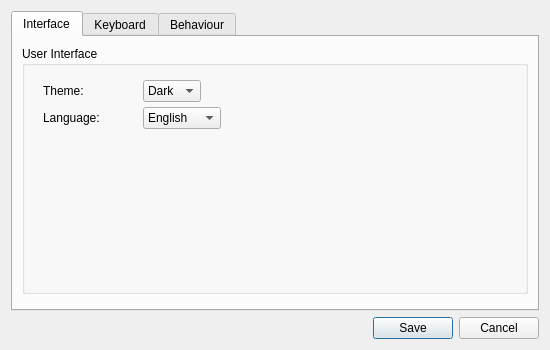
<?xml version="1.0" encoding="UTF-8"?>
<ui version="4.0">
 <class>Dialog</class>
 <widget class="QDialog" name="Dialog">
  <property name="geometry">
   <rect>
    <x>0</x>
    <y>0</y>
    <width>550</width>
    <height>350</height>
   </rect>
  </property>
  <property name="minimumSize">
   <size>
    <width>550</width>
    <height>350</height>
   </size>
  </property>
  <property name="maximumSize">
   <size>
    <width>550</width>
    <height>350</height>
   </size>
  </property>
  <property name="windowTitle">
   <string>Preferences</string>
  </property>
  <property name="windowIcon">
   <iconset resource="resources/icons.qrc">
    <normaloff>:/Dark/MiFaceStudioFavicon.png</normaloff>:/Dark/MiFaceStudioFavicon.png</iconset>
  </property>
  <layout class="QGridLayout" name="gridLayout_3">
   <item row="1" column="1">
    <widget class="QDialogButtonBox" name="buttonBox">
     <property name="orientation">
      <enum>Qt::Horizontal</enum>
     </property>
     <property name="standardButtons">
      <set>QDialogButtonBox::Cancel|QDialogButtonBox::Save</set>
     </property>
    </widget>
   </item>
   <item row="0" column="1">
    <widget class="QTabWidget" name="tabWidget">
     <property name="currentIndex">
      <number>0</number>
     </property>
     <property name="elideMode">
      <enum>Qt::ElideNone</enum>
     </property>
     <property name="usesScrollButtons">
      <bool>false</bool>
     </property>
     <property name="tabBarAutoHide">
      <bool>false</bool>
     </property>
     <widget class="QWidget" name="Interface">
      <attribute name="title">
       <string>Interface</string>
      </attribute>
      <layout class="QGridLayout" name="gridLayout">
       <item row="1" column="1">
        <widget class="QFrame" name="frame_2">
         <property name="frameShape">
          <enum>QFrame::StyledPanel</enum>
         </property>
         <property name="frameShadow">
          <enum>QFrame::Raised</enum>
         </property>
        </widget>
       </item>
       <item row="0" column="1">
        <widget class="QGroupBox" name="groupBox">
         <property name="title">
          <string>User Interface</string>
         </property>
         <layout class="QGridLayout" name="gridLayout_2">
          <property name="topMargin">
           <number>5</number>
          </property>
          <property name="rightMargin">
           <number>5</number>
          </property>
          <property name="bottomMargin">
           <number>5</number>
          </property>
          <property name="horizontalSpacing">
           <number>0</number>
          </property>
          <property name="verticalSpacing">
           <number>5</number>
          </property>
          <item row="0" column="1">
           <widget class="QFrame" name="Property">
            <property name="sizePolicy">
             <sizepolicy hsizetype="Minimum" vsizetype="Preferred">
              <horstretch>0</horstretch>
              <verstretch>0</verstretch>
             </sizepolicy>
            </property>
            <property name="frameShape">
             <enum>QFrame::NoFrame</enum>
            </property>
            <property name="frameShadow">
             <enum>QFrame::Raised</enum>
            </property>
            <layout class="QVBoxLayout" name="verticalLayout_3">
             <property name="spacing">
              <number>5</number>
             </property>
             <property name="sizeConstraint">
              <enum>QLayout::SetDefaultConstraint</enum>
             </property>
             <item>
              <widget class="QComboBox" name="themeComboBox">
               <property name="sizePolicy">
                <sizepolicy hsizetype="Maximum" vsizetype="Fixed">
                 <horstretch>0</horstretch>
                 <verstretch>0</verstretch>
                </sizepolicy>
               </property>
               <item>
                <property name="text">
                 <string>Dark</string>
                </property>
               </item>
               <item>
                <property name="text">
                 <string>Light</string>
                </property>
               </item>
              </widget>
             </item>
             <item>
              <widget class="QComboBox" name="languageComboBox">
               <property name="sizePolicy">
                <sizepolicy hsizetype="Maximum" vsizetype="Fixed">
                 <horstretch>0</horstretch>
                 <verstretch>0</verstretch>
                </sizepolicy>
               </property>
               <item>
                <property name="text">
                 <string>English</string>
                </property>
               </item>
               <item>
                <property name="text">
                 <string>繁體中文</string>
                </property>
               </item>
               <item>
                <property name="text">
                 <string>简体中文</string>
                </property>
               </item>
               <item>
                <property name="text">
                 <string>Русский</string>
                </property>
               </item>
              </widget>
             </item>
             <item>
              <spacer name="verticalSpacer">
               <property name="orientation">
                <enum>Qt::Vertical</enum>
               </property>
               <property name="sizeHint" stdset="0">
                <size>
                 <width>20</width>
                 <height>40</height>
                </size>
               </property>
              </spacer>
             </item>
            </layout>
           </widget>
          </item>
          <item row="0" column="0">
           <widget class="QFrame" name="PropertyLabel">
            <property name="sizePolicy">
             <sizepolicy hsizetype="Maximum" vsizetype="Minimum">
              <horstretch>0</horstretch>
              <verstretch>0</verstretch>
             </sizepolicy>
            </property>
            <property name="minimumSize">
             <size>
              <width>100</width>
              <height>0</height>
             </size>
            </property>
            <property name="maximumSize">
             <size>
              <width>100</width>
              <height>16777215</height>
             </size>
            </property>
            <property name="frameShape">
             <enum>QFrame::NoFrame</enum>
            </property>
            <property name="frameShadow">
             <enum>QFrame::Raised</enum>
            </property>
            <layout class="QVBoxLayout" name="verticalLayout_2">
             <property name="spacing">
              <number>5</number>
             </property>
             <item>
              <widget class="QLabel" name="Theme">
               <property name="sizePolicy">
                <sizepolicy hsizetype="Maximum" vsizetype="Maximum">
                 <horstretch>0</horstretch>
                 <verstretch>0</verstretch>
                </sizepolicy>
               </property>
               <property name="minimumSize">
                <size>
                 <width>0</width>
                 <height>22</height>
                </size>
               </property>
               <property name="text">
                <string>Theme:</string>
               </property>
              </widget>
             </item>
             <item>
              <widget class="QLabel" name="Language">
               <property name="minimumSize">
                <size>
                 <width>0</width>
                 <height>22</height>
                </size>
               </property>
               <property name="text">
                <string>Language:</string>
               </property>
              </widget>
             </item>
             <item>
              <spacer name="verticalSpacer_4">
               <property name="orientation">
                <enum>Qt::Vertical</enum>
               </property>
               <property name="sizeHint" stdset="0">
                <size>
                 <width>20</width>
                 <height>40</height>
                </size>
               </property>
              </spacer>
             </item>
            </layout>
           </widget>
          </item>
         </layout>
        </widget>
       </item>
      </layout>
     </widget>
     <widget class="QWidget" name="Keyboard">
      <attribute name="title">
       <string>Keyboard</string>
      </attribute>
      <layout class="QVBoxLayout" name="verticalLayout_4">
       <item>
        <widget class="QGroupBox" name="groupBox_2">
         <property name="title">
          <string>GroupBox</string>
         </property>
        </widget>
       </item>
      </layout>
     </widget>
     <widget class="QWidget" name="Behaviour">
      <attribute name="title">
       <string>Behaviour</string>
      </attribute>
     </widget>
    </widget>
   </item>
  </layout>
 </widget>
 <resources>
  <include location="resources/icons.qrc"/>
 </resources>
 <connections>
  <connection>
   <sender>buttonBox</sender>
   <signal>accepted()</signal>
   <receiver>Dialog</receiver>
   <slot>accept()</slot>
   <hints>
    <hint type="sourcelabel">
     <x>248</x>
     <y>254</y>
    </hint>
    <hint type="destinationlabel">
     <x>157</x>
     <y>274</y>
    </hint>
   </hints>
  </connection>
  <connection>
   <sender>buttonBox</sender>
   <signal>rejected()</signal>
   <receiver>Dialog</receiver>
   <slot>reject()</slot>
   <hints>
    <hint type="sourcelabel">
     <x>316</x>
     <y>260</y>
    </hint>
    <hint type="destinationlabel">
     <x>286</x>
     <y>274</y>
    </hint>
   </hints>
  </connection>
 </connections>
</ui>
